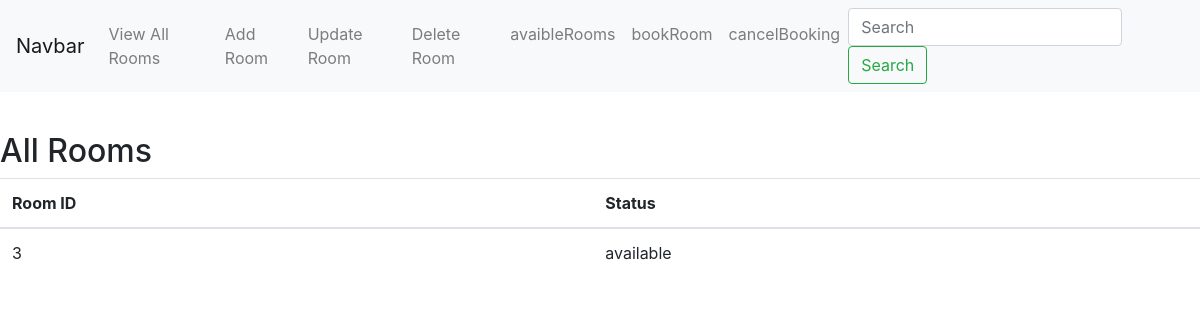
The app's page /rooms (signed in), older data.
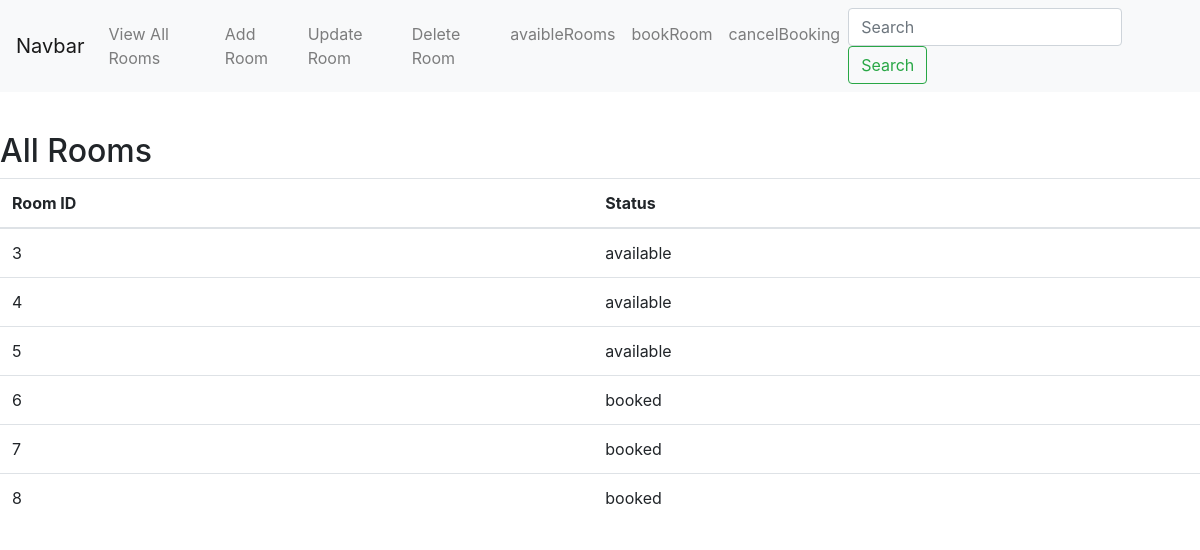
The same page, newer data.
### home/models.py (models this page shows, shortened)
class Room(models.Model):
    STATUS_CHOICES = [
        ('available', 'Available'),
        ('booked', 'Booked'),
        ('maintenance', 'Under Maintenance'),
    ]
    room_id = models.IntegerField(primary_key=True)  # Unique ID for the room
    status = models.CharField(max_length=20, choices=STATUS_CHOICES, default='available')

### home/views.py (the view)
# urls.py: path('rooms', views.view_all_rooms, name='admin_view_all_rooms'),
@login_required(login_url='/admin/login/')
@user_passes_test(is_admin, login_url='/admin/login/')
def view_all_rooms(request):
        rooms = Room.objects.all()
        return render(request, 'view_all_rooms.html', {'rooms': rooms})

### home/views.py (called while the page is built)
def is_admin(user):
    return user.is_staff

### templates/view_all_rooms.html (shortened to what this page needs)
{% extends "base.html" %}
{% block body %}
<h2>All Rooms</h2>
<table class="table">
  <thead>
    <tr>
      <th>Room ID</th>
      <th>Status</th>
    </tr>
  </thead>
  <tbody>
    {% for room in rooms %}
      <tr>
        <td>{{ room.room_id }}</td>
        <td>{{ room.status }}</td>
      </tr>
    {% endfor %}
  </tbody>
</table>
{% endblock %}

### templates/base.html (shortened to what this page needs)
<!doctype html>
<html lang="en">
  <head>
    <link rel="stylesheet" href="https://cdn.jsdelivr.net/npm/bootstrap@4.4.1/dist/css/bootstrap.min.css">
  </head>
  <body>
    <nav class="navbar navbar-expand-lg navbar-light bg-light">
      <a class="navbar-brand" href="#">Navbar</a>
      <div class="collapse navbar-collapse" id="navbarSupportedContent">
        <ul class="navbar-nav mr-auto">
          <li class="nav-item">
            <a href="{% url 'admin_view_all_rooms' %}" class="nav-link">View All Rooms</a>
          </li>
          <li class="nav-item">
            <a href="{% url 'admin_add_rooms' %}" class="nav-link">Add Room</a>
          </li>
          <li class="nav-item">
            <a href="{% url 'admin_update_room' %}" class="nav-link">Update Room</a>
          </li>
          <li class="nav-item">
            <a href="{% url 'admin_delete_room' %}" class="nav-link">Delete Room</a>
          </li>
          <li class="nav-item">
            <a href="{% url 'search_available_rooms' %}" class="nav-link">avaibleRooms</a>
          </li>
          <li class="nav-item">
            <a href="{% url 'book_room' %}" class="nav-link">bookRoom</a>
          </li>
          <li class="nav-item">
            <a href="{% url 'cancel_booking' %}" class="nav-link">cancelBooking</a>
          </li>
        </ul>
        <form class="form-inline my-2 my-lg-0">
          <input class="form-control mr-sm-2" type="search" placeholder="Search" aria-label="Search">
          <button class="btn btn-outline-success my-2 my-sm-0" type="submit">Search</button>
        </form>
      </div>
  </nav>
        <button class="navbar-toggler" type="button" data-toggle="collapse" data-target="#navbarSupportedContent" aria-controls="navbarSupportedContent" aria-expanded="false" aria-label="Toggle navigation">
          <span class="navbar-toggler-icon"></span>
        </button>
      {% block body %}
      {% endblock body %}
  </body>
</html>

Row changes from the older to the newer data that the page shows:
added Room: room_id "4", status "available"
added Room: room_id "5", status "available"
added Room: room_id "6", status "booked"
added Room: room_id "7", status "booked"
added Room: room_id "8", status "booked"
